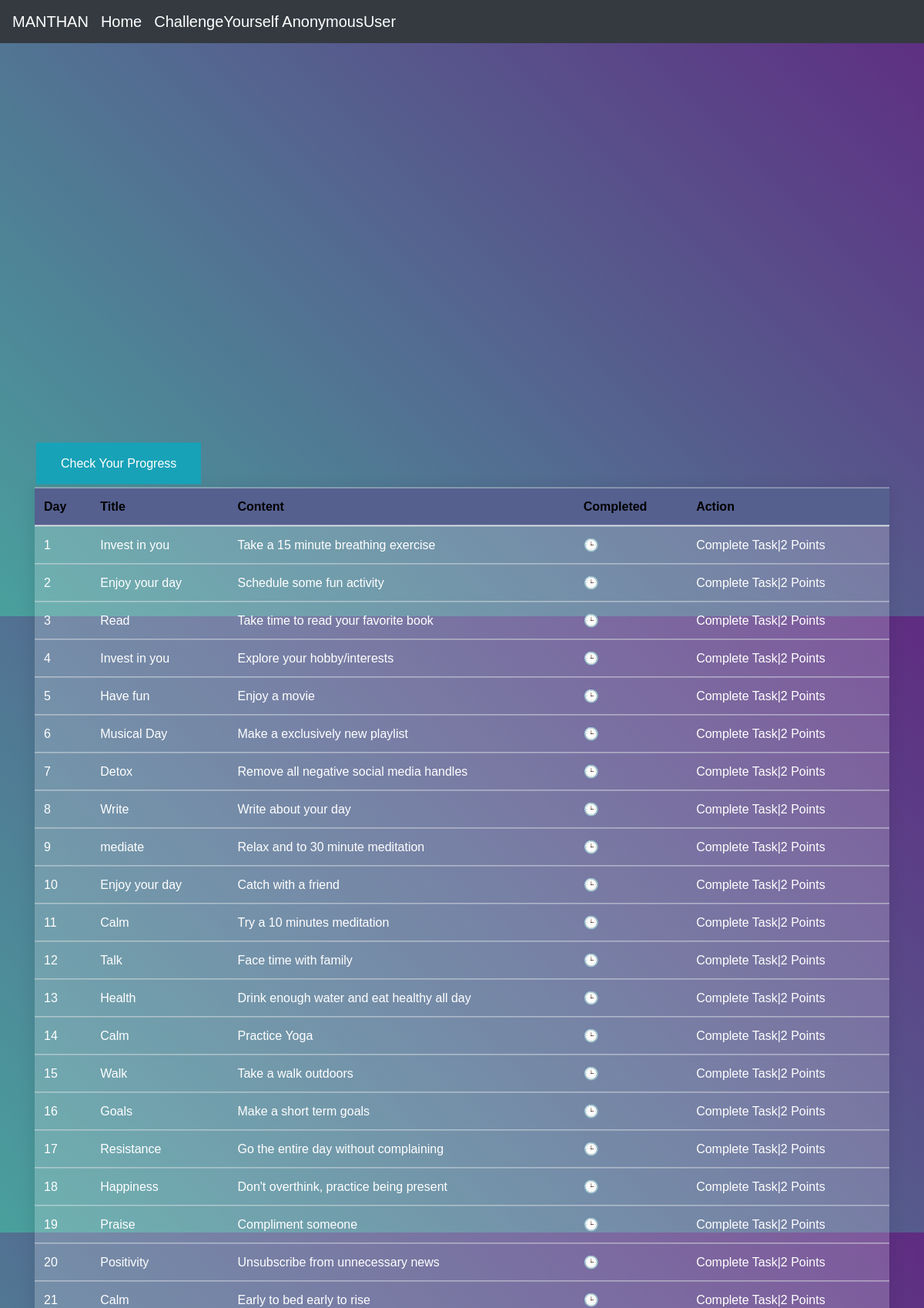
Page /day_challenge on the earlier database version.
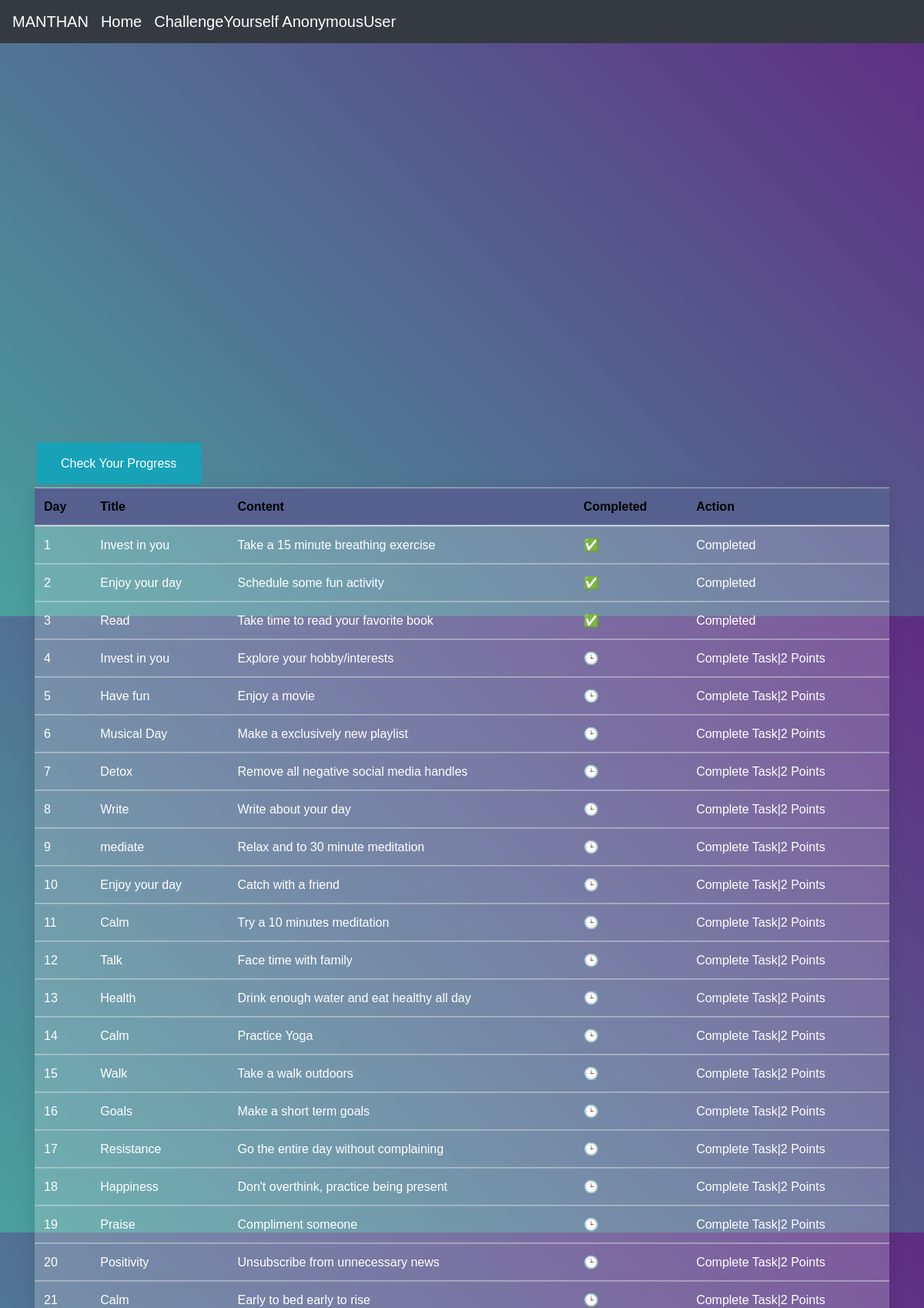
Same page on the later database version.
### task/models.py (models this page shows, shortened)
class Task(models.Model):
    title = models.CharField(max_length=250)
    content = models.TextField(blank=True)
    completed = models.BooleanField(default=False)
    user = models.ForeignKey(User, on_delete=models.CASCADE)

### task/views.py (the view)
# urls.py: path("day_challenge",views.challenge,name="challenge"),
def challenge(request):
    Tasks=Task.objects.all()
    context={'Tasks':Tasks}
    return render(request,'task/day_challenge.html',context)

### task/templates/task/day_challenge.html (shortened to what this page needs)
<!DOCTYPE html>
<html lang="en">
<head>
      <link rel="stylesheet" href="https://stackpath.bootstrapcdn.com/bootstrap/4.2.1/css/bootstrap.min.css">
</head>
<body>
<nav class="navbar navbar-expand-lg navbar-dark bg-dark">
 <a class="navbar-brand" href="#">MANTHAN</a>
  <a class="navbar-brand" href="home">Home</a>
    <a class="navbar-brand" href="#">ChallengeYourself {{request.user}}</a>
</nav>
  <div class="container">
          <a href = '/progress'><button class="button btn-info">Check Your Progress</button></a>
            <table class="table">
              <thead>
                <tr>
                  <th>Day</th>
                  <th>Title</th>
                  <th>Content</th>
                  <th>Completed</th>
                    <th>Action</th>
                </tr>
              </thead>
              <tbody>
              {% for task in Tasks %}
                <tr>
                    <td>{{task.id}}</td>
                    <td>{{task.title}}</td>
                    <td>{{task.content}}</td>
                    <td>
                    {% if task.completed == True%}
                    ✅
                    {%else%}
                    🕒
                    {%endif%}
                  </td>
                  <td>
                      {% if task.completed == True %}
                      <a href="#">Completed</a>
                      {% else %}
                      <a onclick="alert('Day{{task.id}} Completed')" href="/update/{{task.id}}">Complete Task|2 Points</a>
                      {% endif %}
                  </td>
                </tr>
              {% endfor %}
              </tbody>
            </table>
          </div>
</body>
</html>

Differences in the rows shown:
changed Task "Take a 15 minute breathing exercise": completed "🕒 Complete Task|2 Points" → "✅ Completed"
changed Task "Schedule some fun activity": completed "🕒 Complete Task|2 Points" → "✅ Completed"
changed Task "Read": completed "🕒 Complete Task|2 Points" → "✅ Completed"
